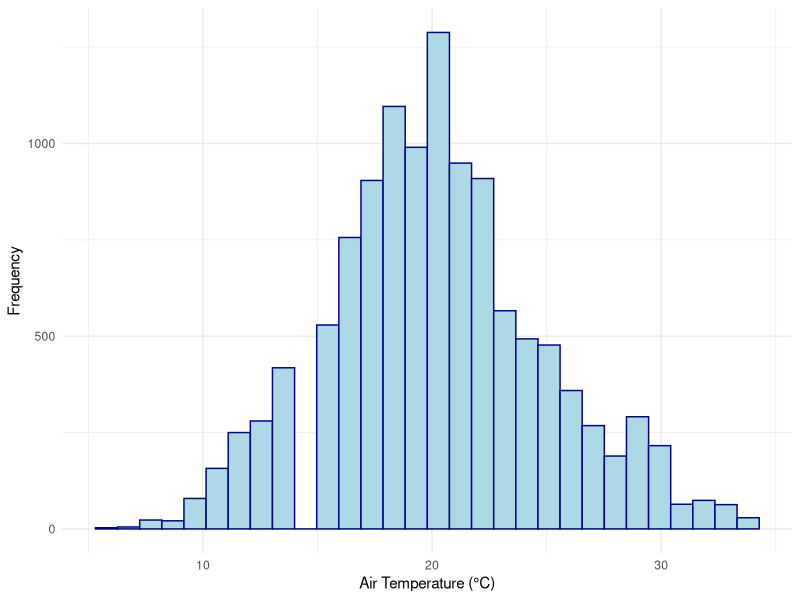
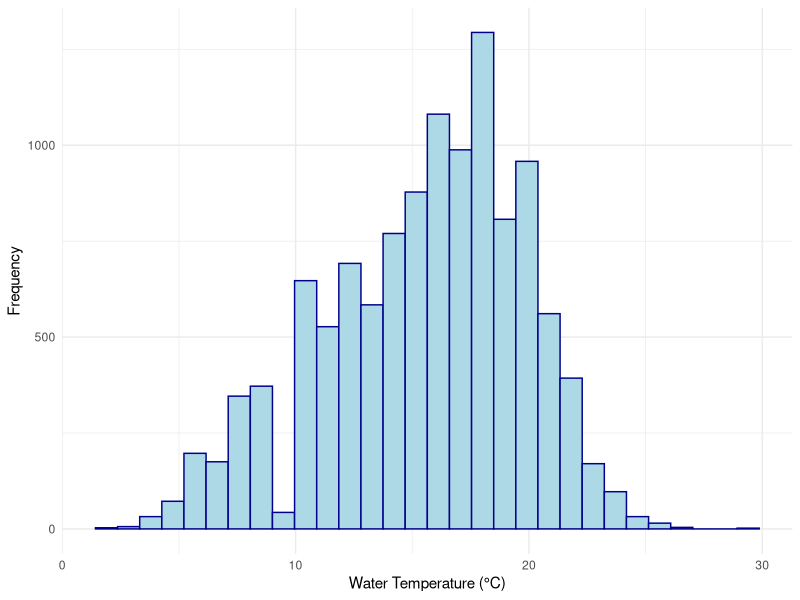
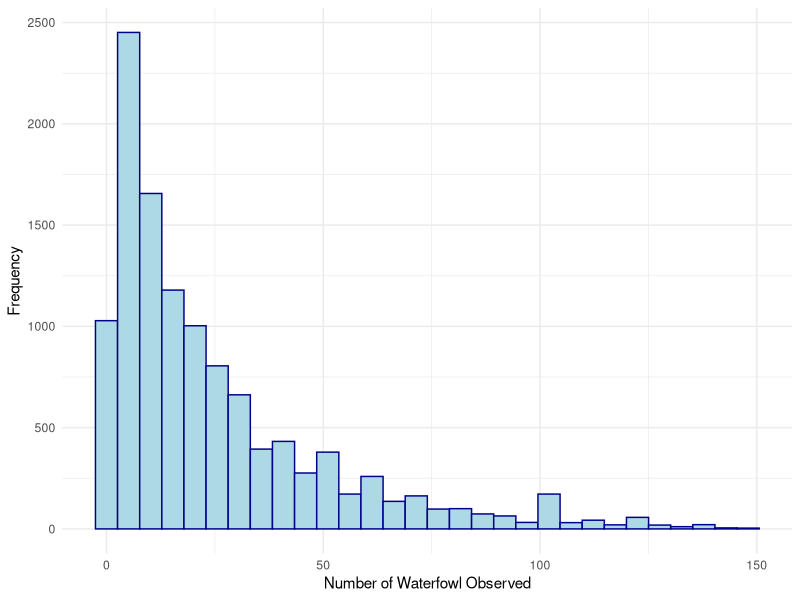
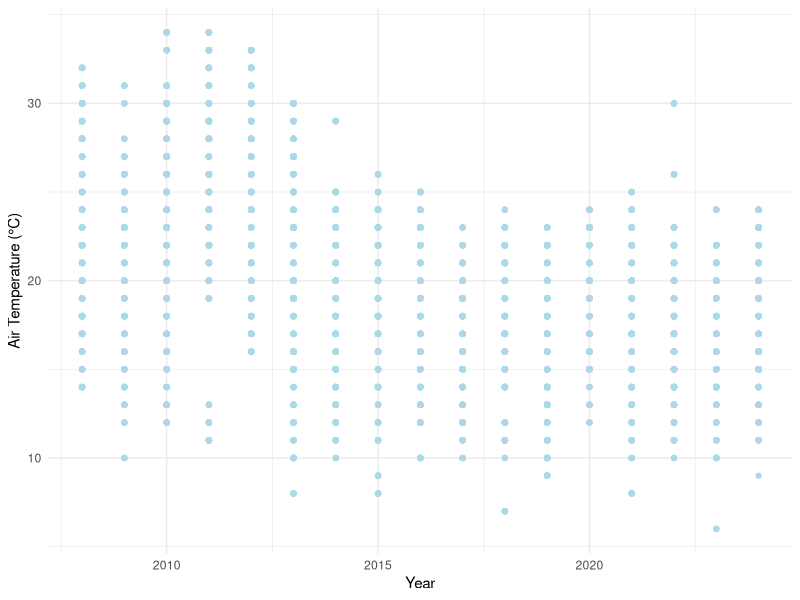
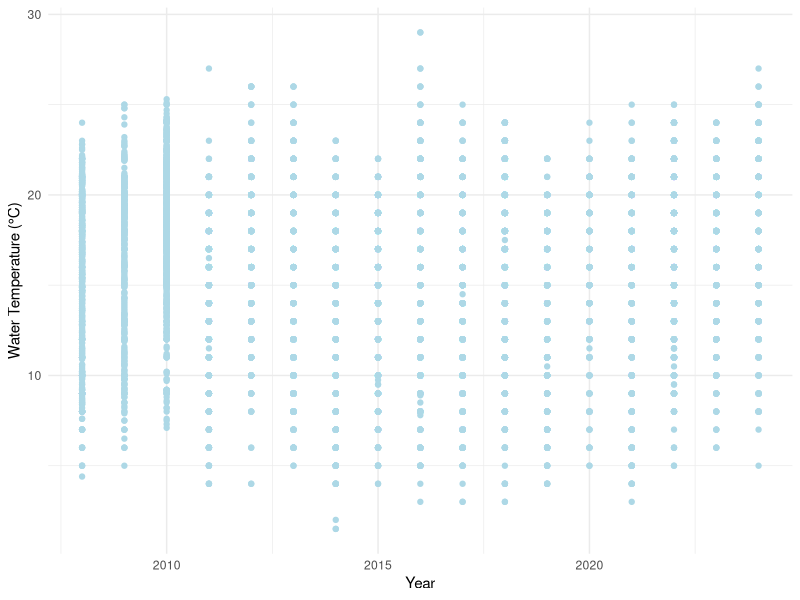
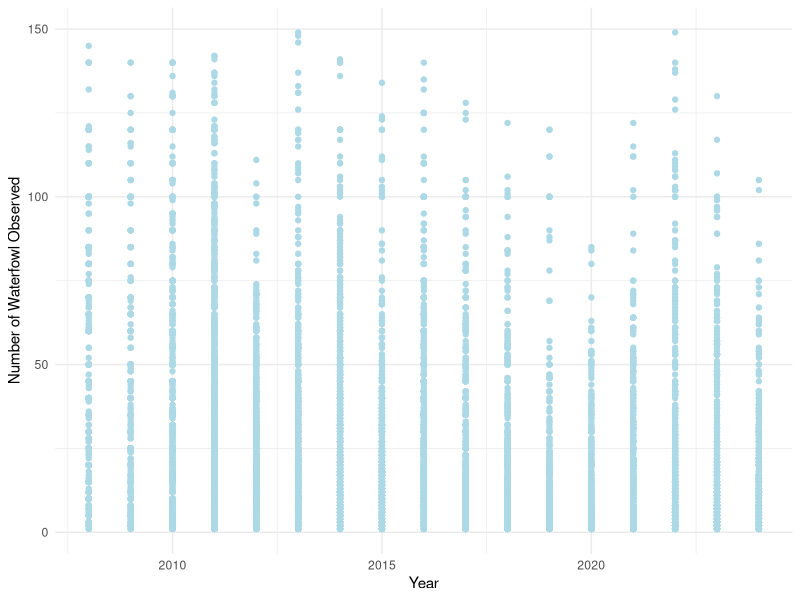
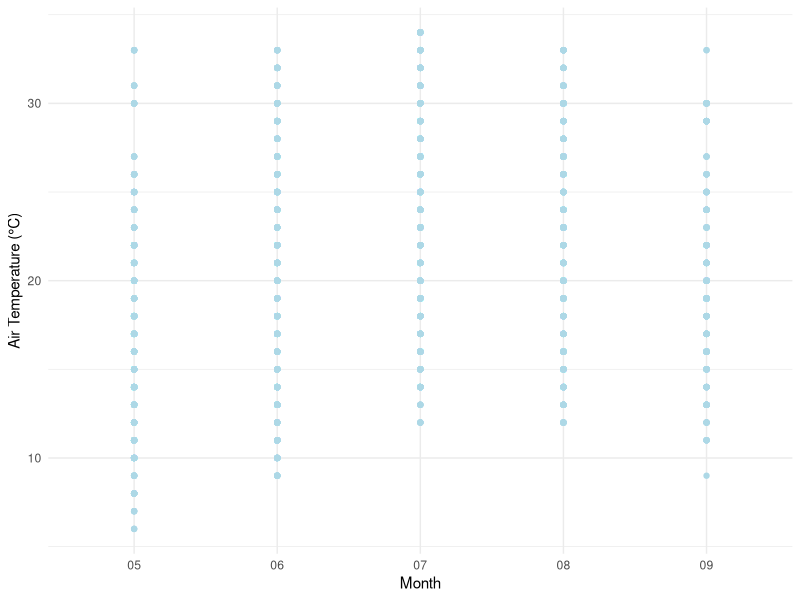
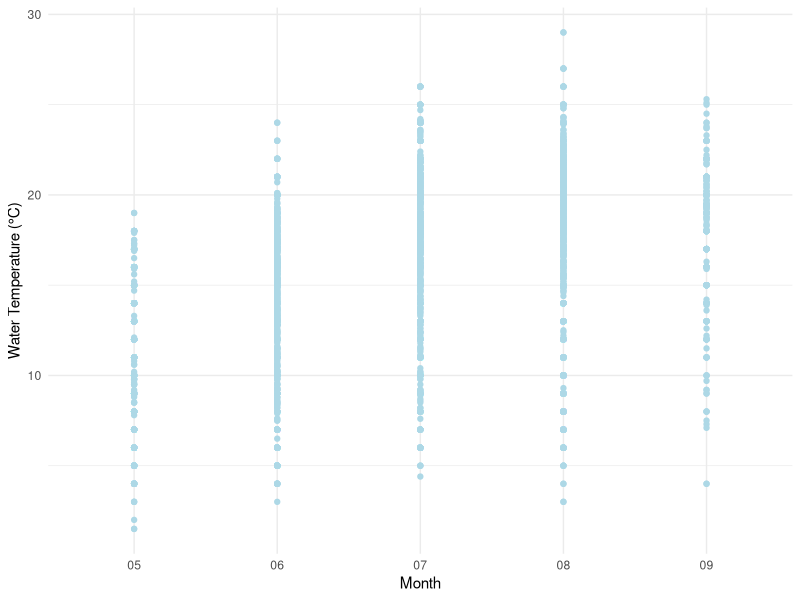

R code for these plots, in order:
## ---- chunk 1
#| include: false
#| warning: false
#| message: false

# load packages and read data
library(tidyverse)
library(knitr)
## ---- chunk 2
#| include: false
#| warning: false
#| message: false

data <- read_csv(here::here("data/analysis_data/analysis_data.csv"))
## ---- chunk 3
#| label: tbl-data
#| tbl-cap: Preview of Data
#| echo: false
#| warning: false
#| message: false

kable(head(data), format = "markdown")
## ---- chunk 4
#| label: fig-air
#| fig-cap: Distribution of Air Temperature at Toronto Beaches
#| echo: false
#| warning: false
#| message: false

data |>
  ggplot(aes(x = air_temp)) +
  geom_histogram(bins = 30, col = "darkblue", fill = "lightblue") +
  theme_minimal() +
  labs(x = "Air Temperature (°C)", y = "Frequency")
## ---- chunk 5
#| label: fig-water
#| fig-cap: Distribution of Water Temperature at Toronto Beaches
#| echo: false
#| warning: false
#| message: false

data |>
  ggplot(aes(x = water_temp)) +
  geom_histogram(bins = 30, col = "darkblue", fill = "lightblue") +
  theme_minimal() +
  labs(x = "Water Temperature (°C)", y = "Frequency")
## ---- chunk 6
#| label: fig-fowl
#| fig-cap: Distribution of Waterfowl Observations at Toronto Beaches
#| echo: false
#| warning: false
#| message: false

data |>
  ggplot(aes(x = water_fowl)) +
  geom_histogram(bins = 30, col = "darkblue", fill = "lightblue") +
  theme_minimal() +
  labs(x = "Number of Waterfowl Observed", y = "Frequency")
## ---- chunk 7
#| label: fig-year-air
#| fig-cap: Air Temperature Over Years at Toronto Beaches
#| echo: false
#| warning: false
#| message: false

data |>
  ggplot(aes(x = year, y = air_temp)) +
  geom_point(col = "lightblue") +
  theme_minimal() +
  labs(x = "Year", y = "Air Temperature (°C)")
## ---- chunk 8
#| label: fig-year-water
#| fig-cap: Water Temperature Over Years at Toronto Beaches
#| echo: false
#| warning: false
#| message: false

data |>
  ggplot(aes(x = year, y = water_temp)) +
  geom_point(col = "lightblue") +
  theme_minimal() +
  labs(x = "Year", y = "Water Temperature (°C)")
## ---- chunk 9
#| label: fig-year-fowl
#| fig-cap: Waterfowl Observations Over Years at Toronto Beaches
#| echo: false
#| warning: false
#| message: false

data |>
  ggplot(aes(x = year, y = water_fowl)) +
  geom_point(col = "lightblue") +
  theme_minimal() +
  labs(x = "Year", y = "Number of Waterfowl Observed")
## ---- chunk 10
#| label: fig-month-air
#| fig-cap: Seasonal Change of Air Temperature at Toronto Beaches
#| echo: false
#| warning: false
#| message: false

data |>
  ggplot(aes(x = month, y = air_temp)) +
  geom_point(col = "lightblue") +
  theme_minimal() +
  labs(x = "Month", y = "Air Temperature (°C)")
## ---- chunk 11
#| label: fig-month-water
#| fig-cap: Seasonal Change of Water Temperature at Toronto Beaches
#| echo: false
#| warning: false
#| message: false

data |>
  ggplot(aes(x = month, y = water_temp)) +
  geom_point(col = "lightblue") +
  theme_minimal() +
  labs(x = "Month", y = "Water Temperature (°C)")
## ---- chunk 12
#| label: fig-month-fowl
#| fig-cap: Seasonal Change of Waterfowl Observations at Toronto Beaches
#| echo: false
#| warning: false
#| message: false

data |>
  ggplot(aes(x = month, y = water_fowl)) +
  geom_point(col = "lightblue") +
  theme_minimal() +
  labs(x = "Month", y = "Number of Waterfowl Observed")
## ---- chunk 13
#| label: fig-air-water
#| fig-cap: Relationship Between Air Temperature and Water Temperature at Toronto Beaches
#| echo: false
#| warning: false
#| message: false

data |>
  ggplot(aes(x = air_temp, y = water_temp)) +
  geom_point(col = "lightblue") +
  theme_minimal() +
  labs(x = "Air Temperature (°C)", y = "Water Temperature (°C)")
## ---- chunk 14
#| label: fig-water-fowl
#| fig-cap: Relationship Between Water Temperature and Waterfowl Observations at Toronto Beaches
#| echo: false
#| warning: false
#| message: false

data |>
  ggplot(aes(x = water_temp, y = water_fowl)) +
  geom_point(col = "lightblue") +
  theme_minimal() +
  labs(x = "Water Temperature (°C)", y = "Number of Waterfowl Observed")
## ---- chunk 15
#| label: tbl-summarise-air
#| tbl-cap: Summarise Statistics of Air Temperatures
#| echo: false
#| warning: false
#| message: false

summarise_air_temp <- data |>
  summarise(Mean = mean(air_temp),
            Median = median(air_temp),
            Variance = var(air_temp),
            Min = min(air_temp),
            Max = max(air_temp),
            IQR = IQR(air_temp)
  )
kable(summarise_air_temp, format = "markdown")
## ---- chunk 16
#| label: tbl-summarise-water
#| tbl-cap: Summarise Statistics of Water Temperatures
#| echo: false
#| warning: false
#| message: false

summarise_water_temp <- data |>
  summarise(Mean = mean(water_temp),
            Median = median(water_temp),
            Variance = var(water_temp),
            Min = min(water_temp),
            Max = max(water_temp),
            IQR = IQR(water_temp)
  )
kable(summarise_water_temp, format = "markdown")
## ---- chunk 17
#| label: tbl-summarise-fowl
#| tbl-cap: Summarise Statistics of Waterfowl Observations
#| echo: false
#| warning: false
#| message: false

summarise_water_fowl <- data |>
  summarise(Mean = mean(water_fowl),
            Median = median(water_fowl),
            Variance = var(water_fowl),
            Min = min(water_fowl),
            Max = max(water_fowl),
            IQR = IQR(water_fowl)
  )
kable(summarise_water_fowl, format = "markdown")
